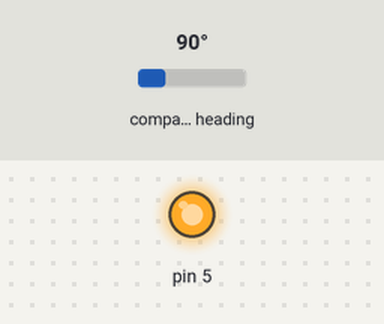
This sketch was run on a simulated Arduino Uno, built with avr-gcc and run on an emulated ATmega328P. On the bench: output pins drawn as LEDs (lit = HIGH). The inputs (shaded band) are chosen by the test bench; at power-on: compass heading 90°. No radio packets arrive unless stated; what the sketch prints to the serial monitor is not drawn.

Above: at 0.1 s.
Timing chart, 0 to 1.6 s (numbered marks = the images above):
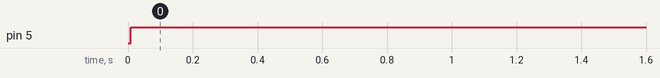

The sketch:

encoder_radio.ino
```cpp
// (licence header left out)
/**
 * A simple example of sending data from 1 nRF24L01 transceiver to another.
 *
 * This example was written to be used on 2 devices acting as "nodes".
 * Use the Serial Monitor to change each node's behavior.
 */
#include <SPI.h>
#include "printf.h"
#include "RF24.h"
#include "AS5600.h"

#define CE_PIN 7
#define CSN_PIN 8
// instantiate an object for the nRF24L01 transceiver
RF24 radio(CE_PIN, CSN_PIN);
AS5600 as5600;

const byte address[] = "2Node";
uint16_t payload[1] = { 0 };


void setup() {
  pinMode(5, OUTPUT);
  Serial.begin(115200);

  // START OF ENCODER
  Wire.begin();
  as5600.begin(4);  //  set direction pin.
  as5600.setDirection(AS5600_CLOCK_WISE);  //  default, just be explicit.
  Serial.print("encoder connected: ");
  Serial.println(as5600.isConnected());


  // initialize the transceiver on the SPI bus
  if (!radio.begin()) {
    Serial.println(F("radio hardware is not responding!!"));
    while (1) {}  // hold in infinite loop
  }


  radio.setPALevel(RF24_PA_LOW);  // RF24_PA_MAX is default.
  radio.setPayloadSize(sizeof(payload));
  radio.openWritingPipe(address);
  radio.stopListening();  // put radio in TX mode
  radio.setDataRate(RF24_250KBPS);
  ;radio.setAutoAck(false);
}  // setup


void loop() {
  payload[0] = as5600.readAngle();
  // This device is a TX node
  unsigned long start_timer = micros();                // start the timer
  bool report = radio.write(&payload, sizeof(payload));  // transmit & save the report
  unsigned long end_timer = micros();
  if (report) {
    digitalWrite(5,HIGH);
  } else {
    digitalWrite(5,LOW);
  }
  // Serial.println(as5600.readAngle());
  delay(30);
}  // loop
```

Measured:
- by itself, pin 5: LOW → HIGH at 0.01 s
